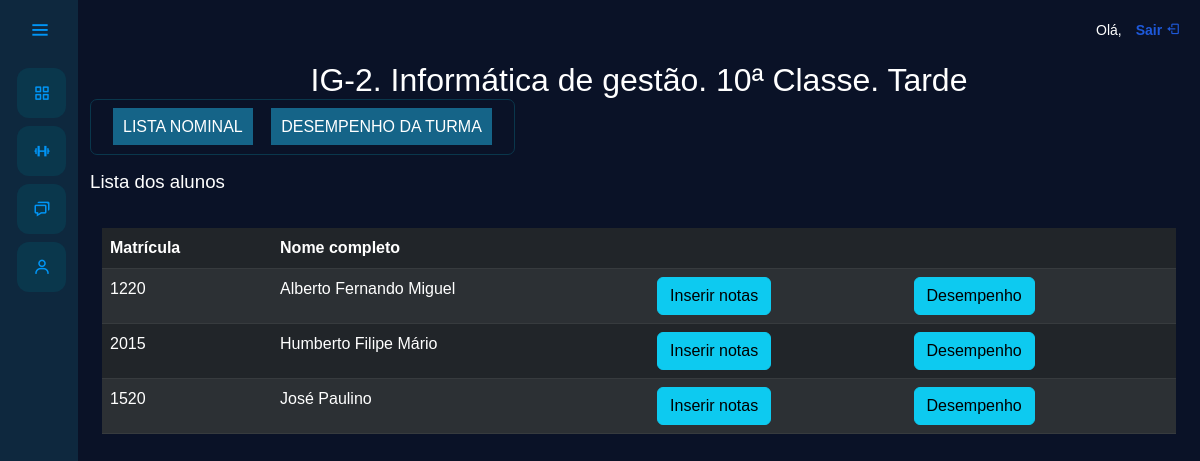
Page /turma/4/ on the committed database.
### usuarios/models.py (models this page shows, shortened)
class Turma(models.Model):
    ANO_LETIVO_CHOICES = [(str(ano), str(ano)) for ano in range(2000, 2051)]
    SERIE_CHOICES = [
        ('7ª Classe', '7ª Classe'),
        ('8ª Classe', '8ª Classe'),
        ('9ª Classe', '9ª Classe'),
        ('10ª Classe', '10º Classe'),
        ('11ª Classe', '11ª Classe'),
        ('12ª Classe', '12ª Classe'),
        ('13ª Classe', '13ª Classe'),
    ]
    PERIODO_CHOICES = [
        ('Manhã', 'Manhã'),
        ('Tarde', 'Tarde'),
        ('Noite', 'Noite'),
    ]
    CURSO_CHOICES = [
        ('Operador de informática', 'Operador de informática'),
        ('Auxiliar de contabilidade', 'Auxiliar de contabilidade'),
        ('Técnico de informática', 'Técnico de informática'),
        ('Informática de gestão', 'Informática de gestão'),
        ('Contabilidade de gestão', 'Contabilidade de gestão'),
        ('Finaças', 'Finaças'),
    ]
    nome = models.CharField(max_length=5, unique=True, verbose_name="Nome da turma")
    curso = models.CharField(max_length=30, choices=CURSO_CHOICES, verbose_name="Curso")
    ano_letivo = models.CharField(max_length=4, choices=ANO_LETIVO_CHOICES, verbose_name="Ano Letivo")
    serie = models.CharField(max_length=10, choices=SERIE_CHOICES, verbose_name="Classe")
    periodo = models.CharField(max_length=5, choices=PERIODO_CHOICES, verbose_name="Periódo")
    professor = models.ManyToManyField(Professor, null=True, blank=True, related_name="turmas", verbose_name="Professor")

class Aluno(models.Model):
    nome = models.CharField(max_length=50, verbose_name='Nome')
    sobrenome = models.CharField(max_length=50, verbose_name='Sobrenome')
    numero_matricula = models.CharField(max_length=20, unique=True, verbose_name="Número de Matrícula")
    turma = models.ForeignKey(Turma, on_delete=models.SET_NULL, null=True, blank=True, related_name="alunos", verbose_name="Turma")

### usuarios/views.py (the view)
# urls.py: path('turma/<str:id_turma>/', views.turma, name='turma'),
@has_role_decorator('professor')
def turma(request, id_turma):
    if request.method == "GET":
        turma = Turma.objects.get(id=id_turma)
        alunos = Aluno.objects.filter(turma=id_turma)
        return render(request, 'turma.html', {'turma': turma, 'alunos': alunos})

### usuarios/templates/turma.html (shortened to what this page needs)
{% extends "base.html" %}
{% load permission_tags %}
{% load static %}
{% block 'head' %}
    <link rel="stylesheet" href="{% static 'usuarios/css/tumas.css' %}">
{% endblock %}
{% block 'dashboard_professor' %}
    <div class="container">
        <div>
            <h1 style="text-align: center; color:#ffffff; font-size: 24pt;">{{turma.nome}}. {{turma.curso}}. {{turma.serie}}. {{turma.periodo}}</h1>
            <div class="head">
                <span class="btn-span" onclick="exibirForm('1')">LISTA NOMINAL</span>
                <span class="btn-span" onclick="exibirForm('2')">DESEMPENHO DA TURMA</span>
            </div>
        </div>
        <br>
        <br>
        <div id="ver-lista-da-turma" class="lista-turma">
            <br>
            <h3>Lista dos alunos</h3>
            <br>
            <div class="container-fluid">
                <table class="table table-dark table-striped">
                    <thead>
                        <tr>
                            <th scope="col">Matrícula</th>
                            <th scope="col">Nome completo</th>
                            <th scope="col"></th>
                            <th scope="col"></th>
                        </tr>
                    </thead>
                    <tbody>
                        {% for aluno in alunos %}
                            <tr>
                                <td>{{aluno.numero_matricula}}</td>
                                <td>{{aluno.nome}} {{aluno.sobrenome}}</td>
                                <td><a href="{% url 'inserir_notas' aluno.id %}"><span class="btn btn-info">Inserir notas</span></a></td>
                                <td><a href="#"><span class="btn btn-info">Desempenho</span></a></td>
                            </tr>
                        {% endfor %}
                    </tbody>
                </table>
            </div>
        </div>
    </div>
{% endblock %}

### templates/static/general/css/base.css (style rules this page uses)
*:not(dialog) { margin: 0; padding: 0; box-sizing: border-box; font-family: "Poppins" , sans-serif; }

### templates/static/general/css/general.css (style rules this page uses)
:root { --main-color: #0A374C; --dark-color: #0E283E; --light-color: #ffc27f; --contrast-color: #f88863; --differential-color: #ffe29a; }

### templates/static/usuarios/css/tumas.css (style rules this page uses)
*:not(dialog) { margin: 0; padding: 0; box-sizing: border-box; }
h3 { font-size: 14pt; margin-bottom: 10px; }
.head { position: absolute; padding: 15px; border: 1px solid #0A374C; border-radius: 7px 7px; }
.head span { background-color: #156488; padding: 10px; margin: 0 7px 0 7px; transition: background-color 0.3s; }

### rows in the picture
Turma: nome "IG-2", curso "Informática de gestão", serie "10ª Classe", periodo "Tarde"
Aluno: numero_matricula "1220", nome "Alberto", sobrenome "Fernando Miguel"
Aluno: numero_matricula "2015", nome "Humberto", sobrenome "Filipe Mário"
Aluno: numero_matricula "1520", nome "José", sobrenome "Paulino"
